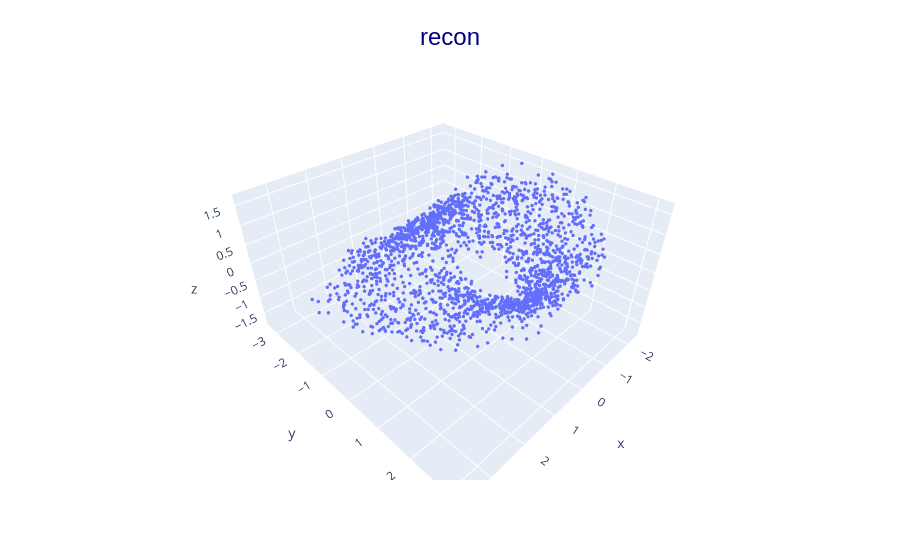
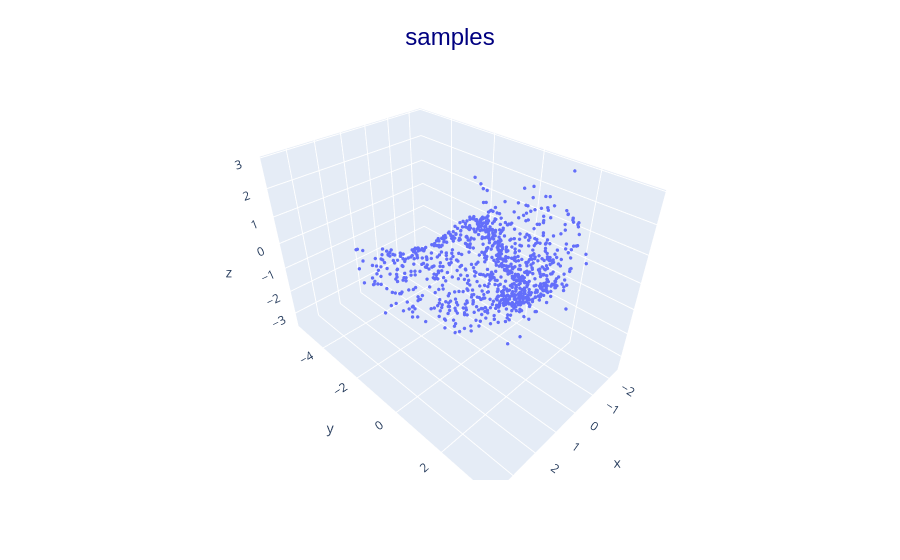

Notebook code cell kept with these figures, in order:
### Code cell
plot_vae(global_vae, sub_key)

### Figure 1 — Plotly figure (JSON) as saved in the notebook; plotly's stock layout.template omitted (floating-point values rounded to 4 significant figures; data arrays with more than 128 entries replaced by an {"elided": "..."} marker saying what was removed)
{"data": [{"hovertemplate": "x=%{x}<br>y=%{y}<br>z=%{z}<extra></extra>", "legendgroup": "", "marker": {"color": "#636efa", "size": 2, "symbol": "circle"}, "mode": "markers", "name": "", "scene": "scene", "showlegend": false, "type": "scatter3d", "x": {"elided": "2000 float values"}, "y": {"elided": "2000 float values"}, "z": {"elided": "2000 float values"}}], "layout": {"legend": {"tracegroupgap": 0}, "margin": {"t": 60}, "scene": {"domain": {"x": [0, 1], "y": [0, 1]}, "xaxis": {"title": {"text": "x"}}, "yaxis": {"title": {"text": "y"}}, "zaxis": {"title": {"text": "z"}}}, "title": {"font": {"color": "navy", "family": "Arial", "size": 24}, "text": "recon", "x": 0.5, "y": 0.95}}}

### Figure 2 — Plotly figure (JSON) as saved in the notebook; plotly's stock layout.template omitted (floating-point values rounded to 4 significant figures; data arrays with more than 128 entries replaced by an {"elided": "..."} marker saying what was removed)
{"data": [{"hovertemplate": "x=%{x}<br>y=%{y}<br>z=%{z}<extra></extra>", "legendgroup": "", "marker": {"color": "#636efa", "size": 2, "symbol": "circle"}, "mode": "markers", "name": "", "scene": "scene", "showlegend": false, "type": "scatter3d", "x": {"elided": "1000 float values"}, "y": {"elided": "1000 float values"}, "z": {"elided": "1000 float values"}}], "layout": {"legend": {"tracegroupgap": 0}, "margin": {"t": 60}, "scene": {"domain": {"x": [0, 1], "y": [0, 1]}, "xaxis": {"title": {"text": "x"}}, "yaxis": {"title": {"text": "y"}}, "zaxis": {"title": {"text": "z"}}}, "title": {"font": {"color": "navy", "family": "Arial", "size": 24}, "text": "samples", "x": 0.5, "y": 0.95}}}
